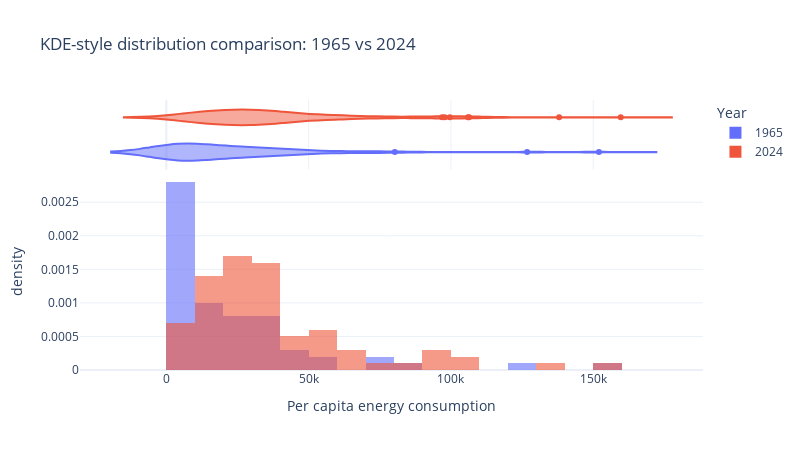

Source (notebook cell):
### Code cell
fig = px.histogram(
    compare,
    x=value_col,
    color="Year",
    marginal="violin",
    histnorm="density",
    opacity=0.6,
    barmode="overlay",
    title="KDE-style distribution comparison: 1965 vs 2024"
)
fig.show()
